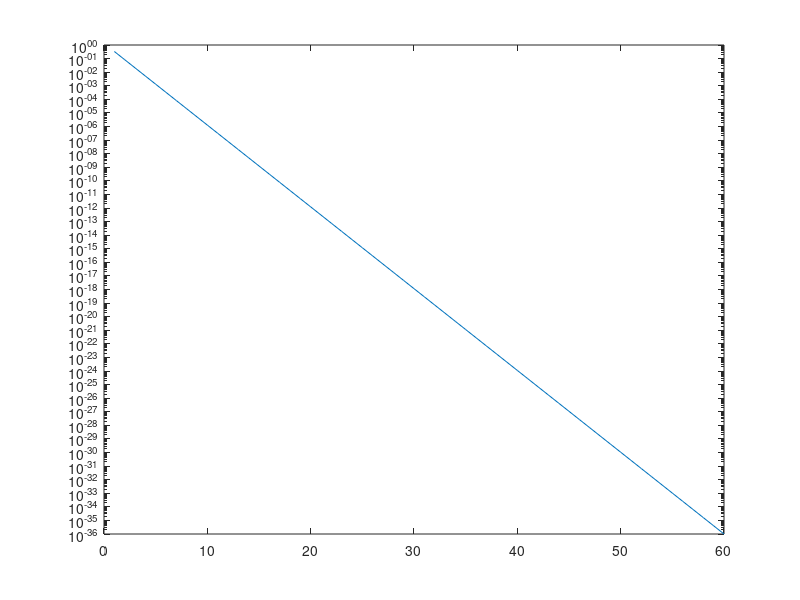

Source code (MATLAB): (Note: this script raises an error after producing the figure.)
function [] = gstest()
% Tests generate_seq routine 
    correctseq = arrayfun(@exact, linspace(1,60,60));
    semilogy(correctseq);
    hold on;
    seq = generateseq(60);
    semilogy(seq);
    grid on;
end

function x = exact(k)
% Computes the exact value of the sequnce
    x = 4^(1-k) / 3;
end
